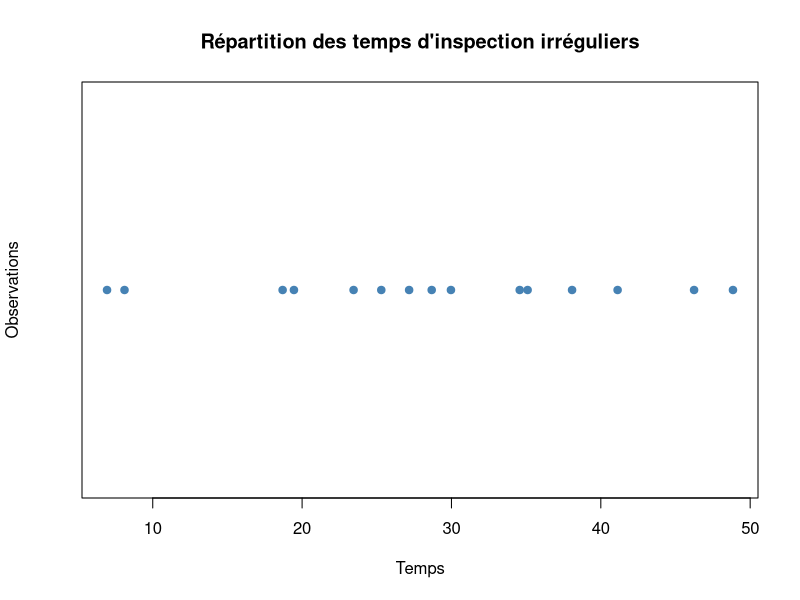
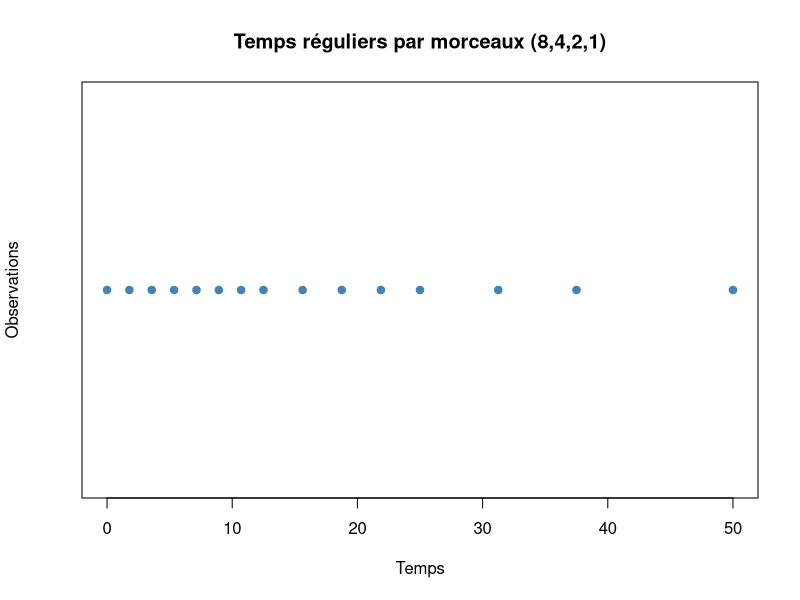
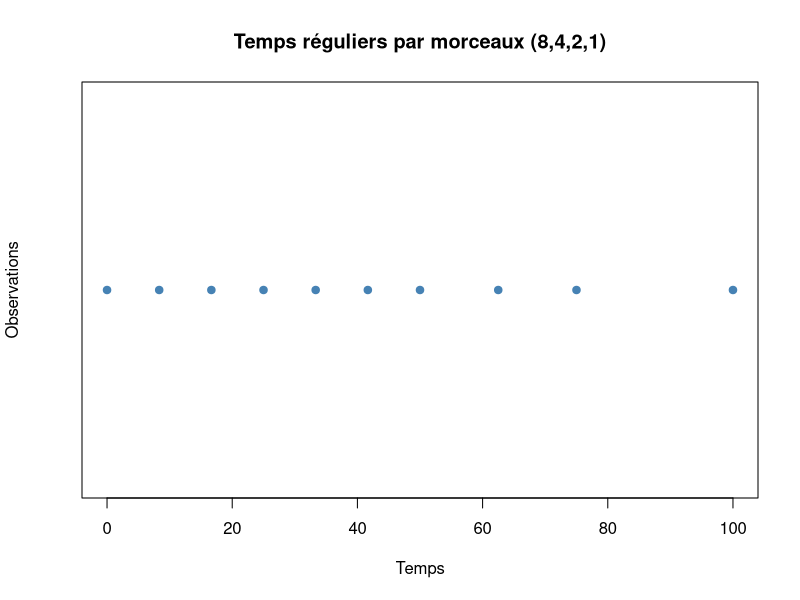
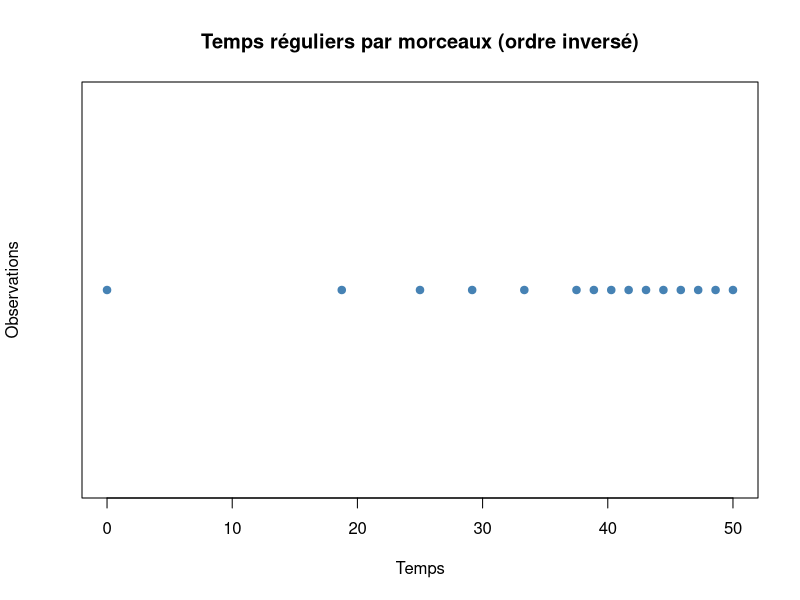
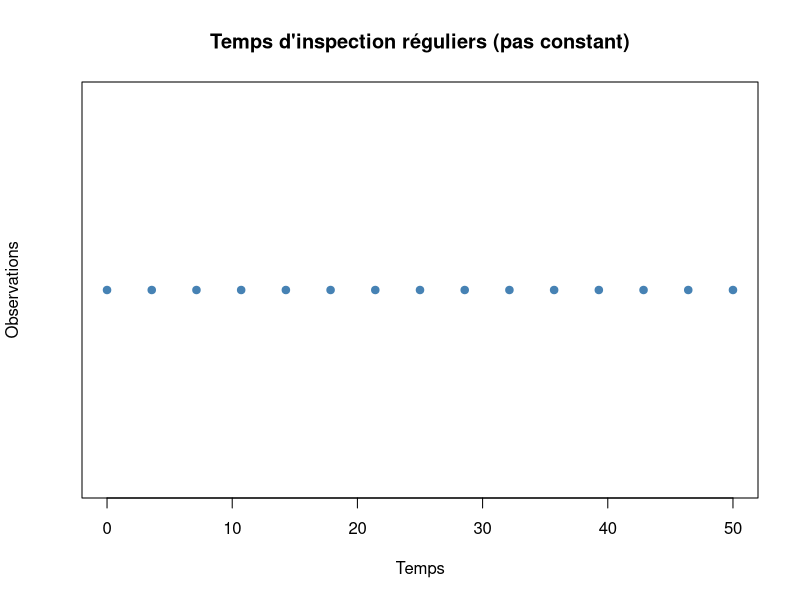
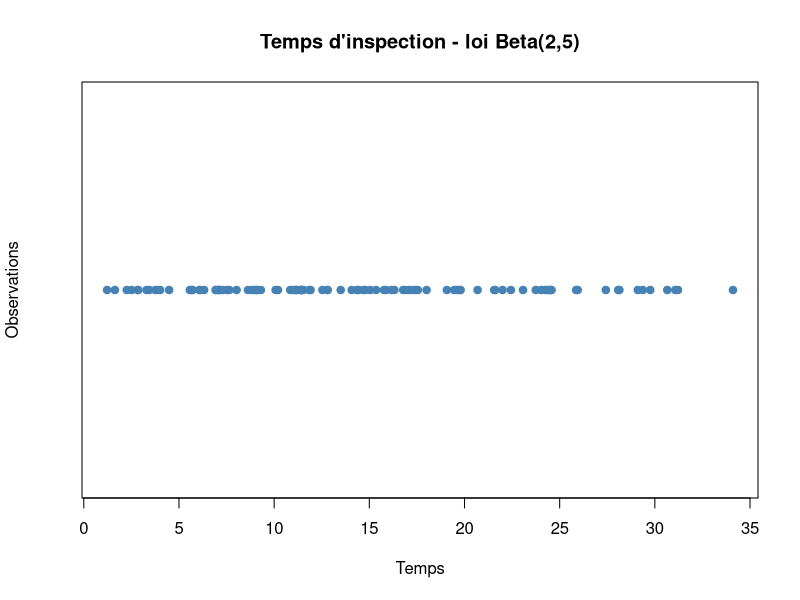
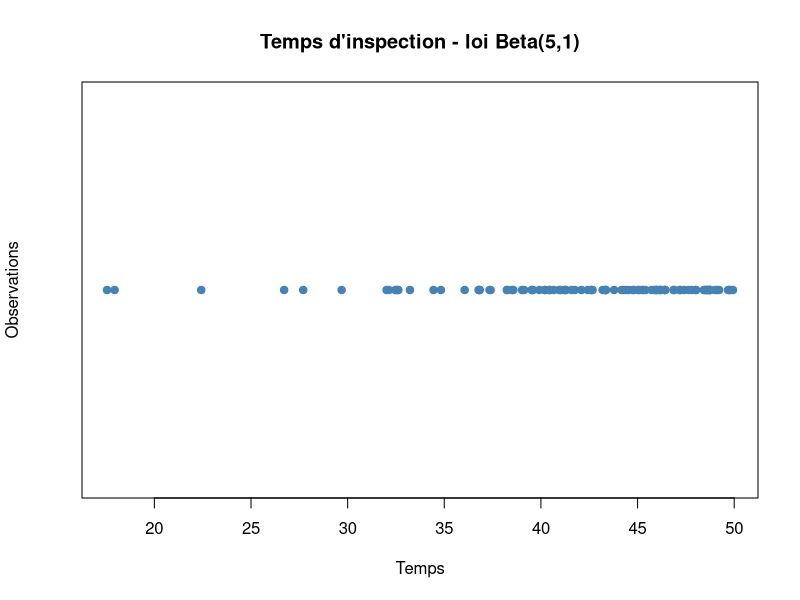
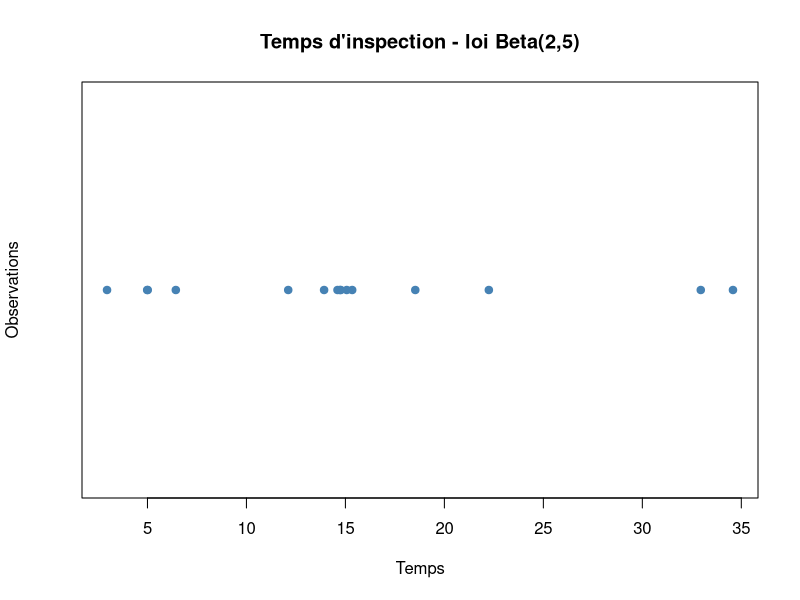

Recreate these plots in R, in order.
## ---- chunk 1
# Génération de temps aléatoires suivant une loi uniforme entre 0 et tmax

n_obs <- 15
tmax <- 50

set.seed(47)
t_obs_irreg <- sort(runif(n_obs, 0, tmax))

# Visualisation
stripchart(t_obs_irreg,
           method = "stack",
           pch = 19,
           col = "steelblue",
           main = "Répartition des temps d'inspection irréguliers",
           xlab = "Temps",
           ylab = "Observations")

## ---- chunk 2

# cas 2 : temps d'observation réguliers par intervalle avec pas différents

tmax <- 50

t_obs_reg <- sort(c(
  seq(0, tmax/4, length.out = 8),
  seq(tmax/4, tmax/2, length.out = 5)[-1],
  seq(tmax/2, 3*tmax/4, length.out = 3)[-1],
  seq(3*tmax/4, tmax, length.out = 2)[-1]
))

stripchart(t_obs_reg,
           method = "stack",
           pch = 19,
           col = "steelblue",
           main = "Temps réguliers par morceaux (8,4,2,1)",
           xlab = "Temps",
           ylab = "Observations")
## ---- chunk 3
n <- 10
tmax <- 100

p <- c(4, 3, 2, 1)              
k <- round(n * p / sum(p))
k[1] <- k[1] + (n - sum(k))    

t_obs_reg <- c(
  seq(0, tmax/4,      length.out = k[1]),
  seq(tmax/4, tmax/2, length.out = k[2] + 1)[-1],
  seq(tmax/2, 3*tmax/4, length.out = k[3] + 1)[-1],
  seq(3*tmax/4, tmax, length.out = k[4] + 1)[-1]
)

stripchart(t_obs_reg,
           method = "stack",
           pch = 19,
           col = "steelblue",
           main = "Temps réguliers par morceaux (8,4,2,1)",
           xlab = "Temps",
           ylab = "Observations")
## ---- chunk 4

tmax <- 50

t_obs_reg_inv <- sort(c(
  seq(0, tmax/4, length.out = 1),
  seq(tmax/4, tmax/2, length.out = 3)[-1],
  seq(tmax/2, 3*tmax/4, length.out = 4)[-1],
  seq(3*tmax/4, tmax, length.out = 10)[-1]
))

stripchart(t_obs_reg_inv,
           method = "stack",
           pch = 19,
           col = "steelblue",
           main = "Temps réguliers par morceaux (ordre inversé)",
           xlab = "Temps",
           ylab = "Observations")
## ---- chunk 5


# temps régulier

tmax <- 50
n_obs <- 15

t_obs_reg <- seq(0, tmax, length.out = n_obs)

stripchart(t_obs_reg,
           method = "stack",
           pch = 19,
           col = "steelblue",
           main = "Temps d'inspection réguliers (pas constant)",
           xlab = "Temps",
           ylab = "Observations")
## ---- chunk 6
# Cas 1 : temps concentrés au début
tmax <- 50
n_obs <- 100

t_obs_beta1 <- sort(tmax * rbeta(n_obs, 2, 5))

stripchart(t_obs_beta1,
           method = "stack",
           pch = 19,
           col = "steelblue",
           main = "Temps d'inspection - loi Beta(2,5)",
           xlab = "Temps",
           ylab = "Observations")
## ---- chunk 7
# Cas 2 : temps concentrés à la fin
tmax <- 50
n_obs <- 100

t_obs_beta2 <- sort(tmax * rbeta(n_obs, 5, 1))

stripchart(t_obs_beta2,
           method = "stack",
           pch = 19,
           col = "steelblue",
           main = "Temps d'inspection - loi Beta(5,1)",
           xlab = "Temps",
           ylab = "Observations")
## ---- chunk 8
# Cas 1 : temps concentrés au début
tmax <- 50
n_obs <- 15

t_obs_beta1 <- sort(tmax * rbeta(n_obs, 2, 5))

stripchart(t_obs_beta1,
           method = "stack",
           pch = 19,
           col = "steelblue",
           main = "Temps d'inspection - loi Beta(2,5)",
           xlab = "Temps",
           ylab = "Observations")
## ---- chunk 9
# Cas 2 : temps concentrés à la fin
tmax <- 50
n_obs <- 50

t_obs_beta2 <- sort(tmax * rbeta(n_obs, 5, 1))

stripchart(t_obs_beta2,
           method = "stack",
           pch = 19,
           col = "steelblue",
           main = "Temps d'inspection - loi Beta(5,1)",
           xlab = "Temps",
           ylab = "Observations")
